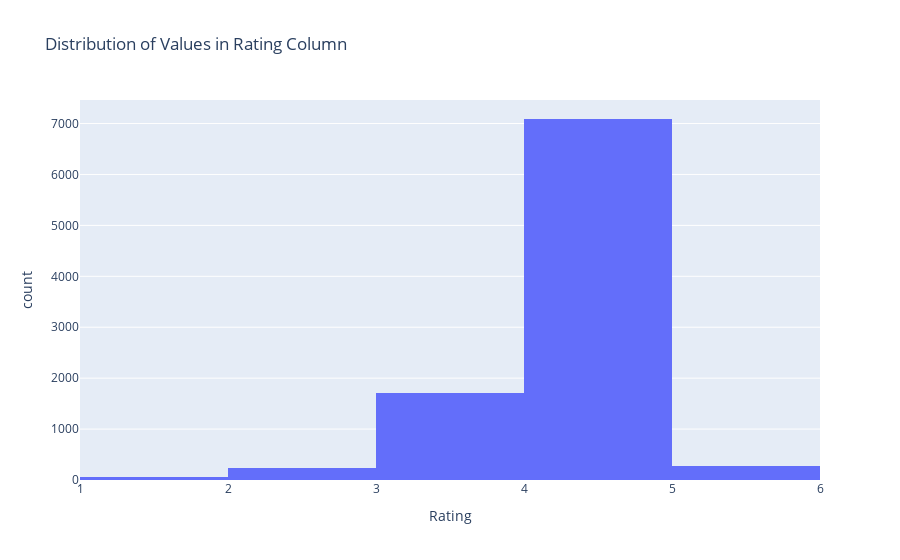

Here is the notebook cell this chart was saved with:
### Code cell
import plotly.express as px
import pandas as pd
# create the distplot using the column of values between 0 and 5
fig = px.histogram(
    df,
    x='Rating',
    nbins=6,
    title='Distribution of Values in Rating Column')
# show the plot
fig.show()

### Figure 1 — Plotly figure (JSON) as saved in the notebook; plotly's stock layout.template omitted (floating-point values rounded to 4 significant figures; data arrays with more than 128 entries replaced by an {"elided": "..."} marker saying what was removed)
{"data": [{"alignmentgroup": "True", "bingroup": "x", "hovertemplate": "Rating=%{x}<br>count=%{y}<extra></extra>", "legendgroup": "", "marker": {"color": "#636efa", "pattern": {"shape": ""}}, "name": "", "nbinsx": 6, "offsetgroup": "", "orientation": "v", "showlegend": false, "type": "histogram", "x": {"elided": "9360 float values"}, "xaxis": "x", "yaxis": "y"}], "layout": {"barmode": "relative", "legend": {"tracegroupgap": 0}, "title": {"text": "Distribution of Values in Rating Column"}, "xaxis": {"anchor": "y", "domain": [0, 1], "title": {"text": "Rating"}}, "yaxis": {"anchor": "x", "domain": [0, 1], "title": {"text": "count"}}}}
